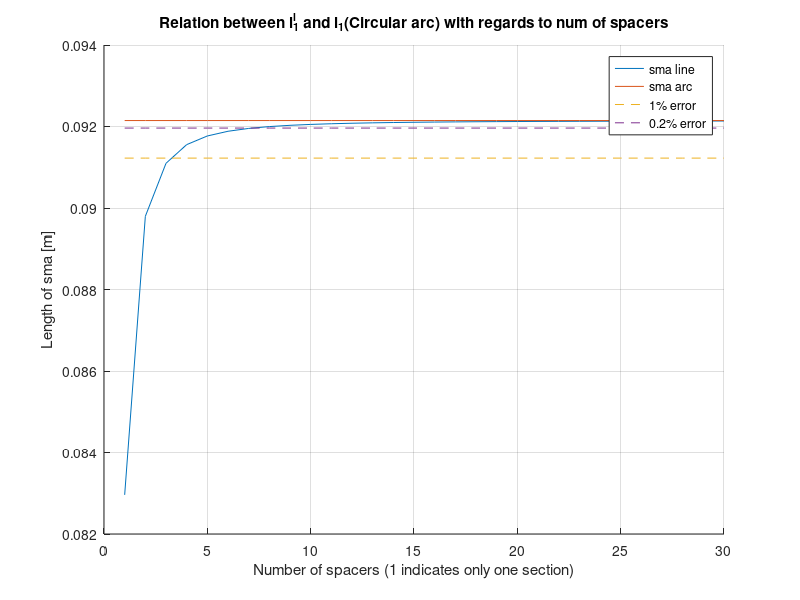
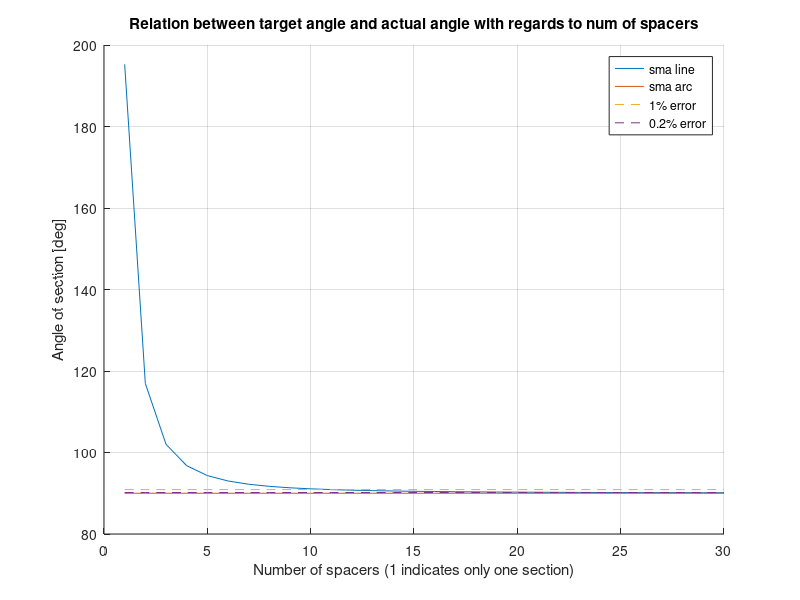

Recreate these plots in MATLAB, in order.
clear
clc
%% Parameters
l_nf = 0.1;    % 0.1m
d = 0.005;

%% Unguided(circular arc) vs guided(piecewise linear segments) sma wires
beta = deg2rad(90);    % target angle
l_1 = l_nf - d*beta;
angle_arr = [];
lin_sma_arr = [];
num_spacers = [];
l_1_arr = [];
percent_err = l_1 - (1*l_1/100);
percent_err_line = [];
point_per_err = l_1 - (0.2*l_1/100);
point_per_line = [];
target_beta = [];
ang_percent_err = rad2deg(beta) + (1*rad2deg(beta)/100);
ang_percent_err_line = [];
ang_point_per_err = rad2deg(beta) + (0.2*rad2deg(beta)/100);
ang_point_per_line = [];

for n = 1:1:30
    l_1_prime = (l_1*2*n*sin(beta/(2*n)))/beta;
    beta_actual = (l_nf - l_1_prime)/d;
    lin_sma_arr = [lin_sma_arr l_1_prime];
    angle_arr = [angle_arr rad2deg(beta_actual)];
    num_spacers = [num_spacers n];
    l_1_arr = [l_1_arr l_1];
    percent_err_line = [percent_err_line percent_err];
    point_per_line = [point_per_line point_per_err];
    target_beta = [target_beta rad2deg(beta)];
    ang_percent_err_line = [ang_percent_err_line ang_percent_err];
    ang_point_per_line = [ang_point_per_line ang_point_per_err];
end

figure(3); hold on
plot(num_spacers, lin_sma_arr, num_spacers, l_1_arr,...
    num_spacers, percent_err_line, '--', ...
    num_spacers, point_per_line, '--')
grid on
xlabel("Number of spacers (1 indicates only one section)")
ylabel("Length of sma [m]")
title("Relation between l_1^l and l_1(Circular arc) with regards to num of spacers")
legend('sma line', 'sma arc', '1% error', '0.2% error')
hold off 

figure(4); hold on
plot(num_spacers, angle_arr, num_spacers, target_beta, ...
    num_spacers, ang_percent_err_line, '--', ...
    num_spacers, ang_point_per_line, '--')
grid on
xlabel("Number of spacers (1 indicates only one section)")
ylabel("Angle of section [deg]")
title("Relation between target angle and actual angle with regards to num of spacers")
legend('sma line', 'sma arc', '1% error', '0.2% error')
hold off 